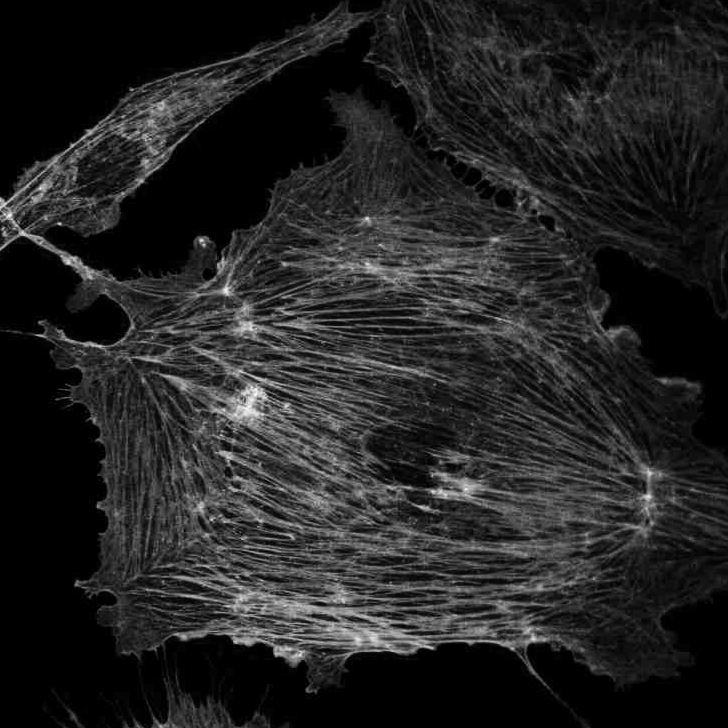
#> input picture orientationj-test-images/images/cell_aemisegger.tif, 728 x 728 px; its folder holds only this picture in this run
$ jupyter execute masks_2D.ipynb
#> lines starting #> are read from the running program, lines starting #| are printed output that depends on the picture; after the words box and inside, x2 and y2 are one past the last pixel; in counts of white or black regions, pixels touching at a corner belong together
#> in load, image is the input picture: shape (728, 728); min 0, max 252, mean 35.6
### orientationj-test-images/code/synthetic_images_2D.py
"""
synthetic_images_2D.py

Synthetic test-image generators for OrientationJ.

All generators return a square 2D image, 32-bit float, values in [0, 1]
(default size N, except the entries of SIZES, e.g. chirp at 1024).
Running the module (or calling save_all) writes the images in this folder
as synthetic_<name>_<size>.tif. The faithful Python port of the analysis
lives in ../gst_python/orientationj.py (gradient, structure tensor,
features, survey, distribution, vector field).

Daniel Sage, Biomedical Imaging Group, EPFL.
"""

import os

import numpy as np
from skimage.filters import gaussian
from skimage.io import imread, imsave

N = 512


# ----------------------------------------------------------------- helpers

def normalize(image):
    """Return the image as 32-bit float rescaled to [0, 1]."""
    image = image.astype(np.float32)
    low = image.min()
#> low = 0
    high = image.max()
#> high = 252
    if high <= low:
        return np.zeros(image.shape, dtype=np.float32)
    return (image - low) / (high - low)


# [10 lines left out: function save, not called in this run]


def load(path):
    """Read a 2D image file as 32-bit float grayscale rescaled to [0, 1].

    A color image is averaged over its channels.
    """
    image = imread(path)
    if image.ndim == 3:
        image = image[:, :, :3].mean(axis=2)
    return normalize(image)


# [136 lines left out: functions polar, chirp, wave, spiral, rings_dither, noise and 3 more, not called in this run]


GENERATORS = {
    'chirp': chirp,
    'wave': wave,
    'spiral': spiral,
    'rings_dither': rings_dither,
    'noise': noise,
    'filaments': filaments,
    'nematic': nematic,
}

# per-image size; every other image uses the default N
SIZES = {'chirp': 1024}


# [6 lines left out: function save_all, not called in this run]


# [3 lines that do not run on import are left out]

### orientationj-test-images/code/masks_2D.ipynb
# Masks from the gradient energy

Loads the 16 test images of this folder, computes the cubic-spline gradient
(the default gradient of OrientationJ), and builds a binary mask where the gradient
energy $g_x^2 + g_y^2$ exceeds 1% of its maximum over the image. The masks are saved
in the folder `masks/` as 8-bit TIFF (0 / 255), one per image, under the same file name.

[cell 1]
import os

import numpy as np
import matplotlib.pyplot as plt
from scipy.ndimage import spline_filter1d
from skimage.io import imsave

import synthetic_images_2D as sim

THRESHOLD = 0.005

plt.rcParams.update({
    'figure.facecolor': 'white', 'font.size': 10, 'axes.titlesize': 7,
    'axes.edgecolor': '#cfcec6', 'grid.color': '#e8e8e4', 'grid.linewidth': 0.8,
})

files = sorted(name for name in os.listdir(os.path.join('..', 'images')) if name.endswith('.tif'))
print(len(files), 'images')

[cell 2]
os.makedirs(os.path.join('..', 'masks'), exist_ok=True)

images = {}
masks = {}
for file in files:
    name = file[:-len('.tif')]
    image = sim.load(os.path.join('..', 'images', file))
    # cubic-spline gradient, as orientation_simulation.gradient (mode 'spline')
    gx = np.gradient(spline_filter1d(image, order=3, axis=1, mode='mirror'), axis=1)
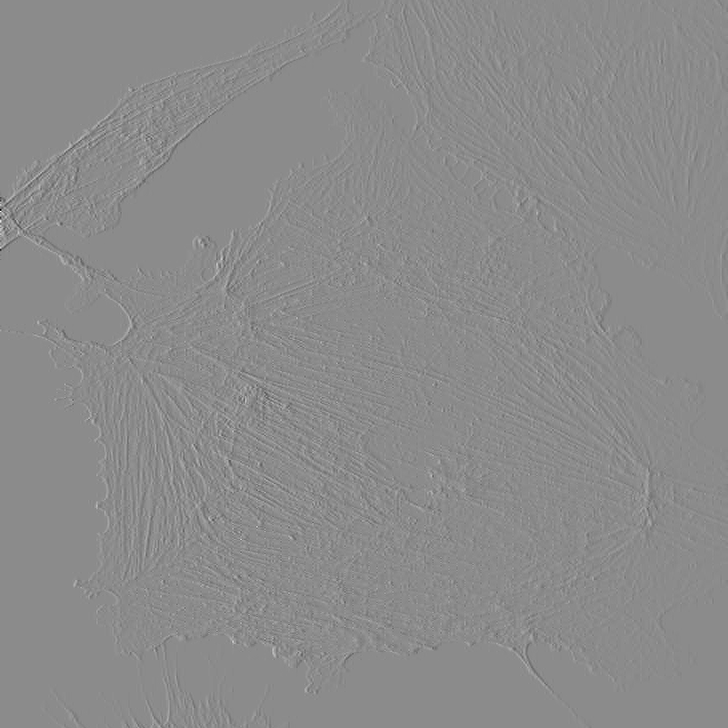
#> gx: shape (728, 728) float64; min -0.882, max 0.73, mean 2.38e-05; drawn with min black and max white
    gy = np.gradient(spline_filter1d(image, order=3, axis=0, mode='mirror'), axis=0)
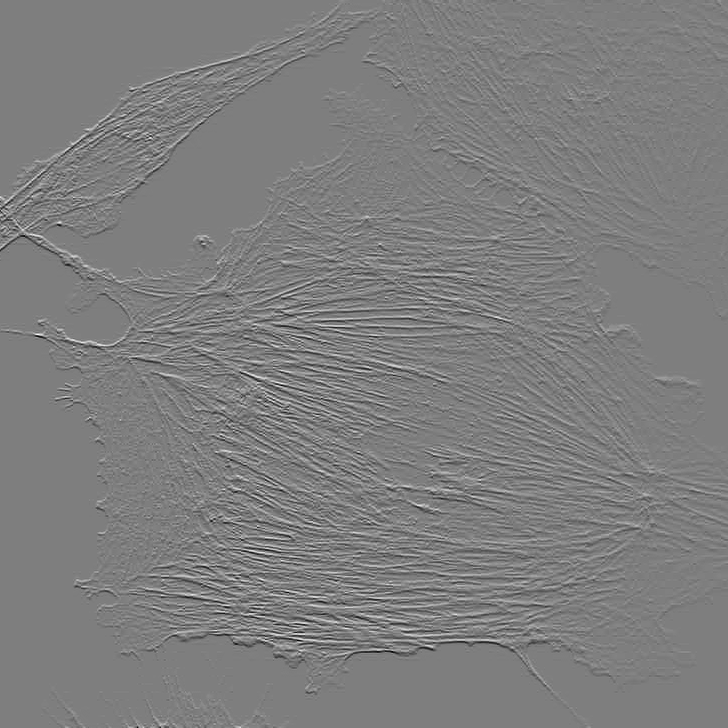
#> gy: shape (728, 728) float64; min -0.489, max 0.496, mean 2.33e-05; drawn with min black and max white
    energy = gx ** 2 + gy ** 2
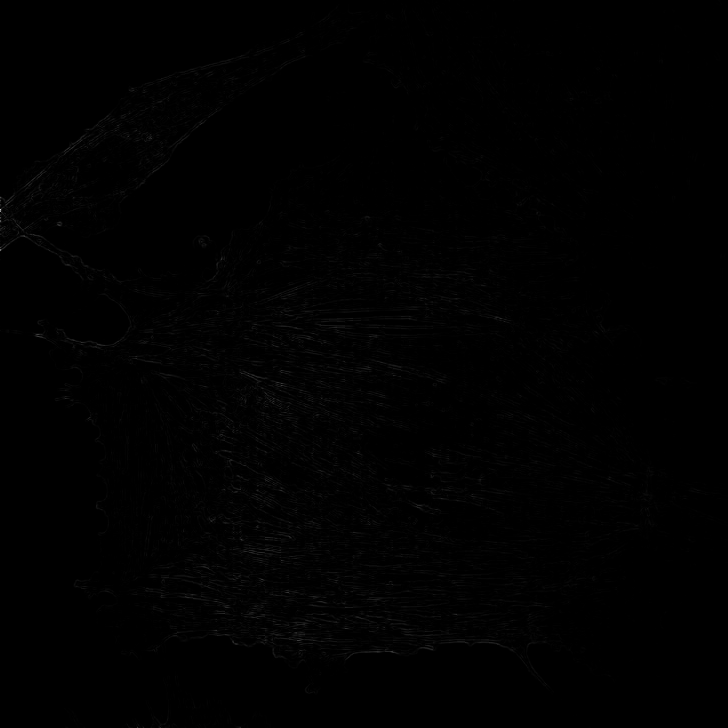
#> energy: shape (728, 728) float64; min 1.86e-226, max 0.779, mean 0.00472
    images[name] = image
    masks[name] = energy > THRESHOLD * energy.max()
    path = os.path.join('..', 'masks', file)
    imsave(path, (masks[name] * 255).astype(np.uint8), check_contrast=False)
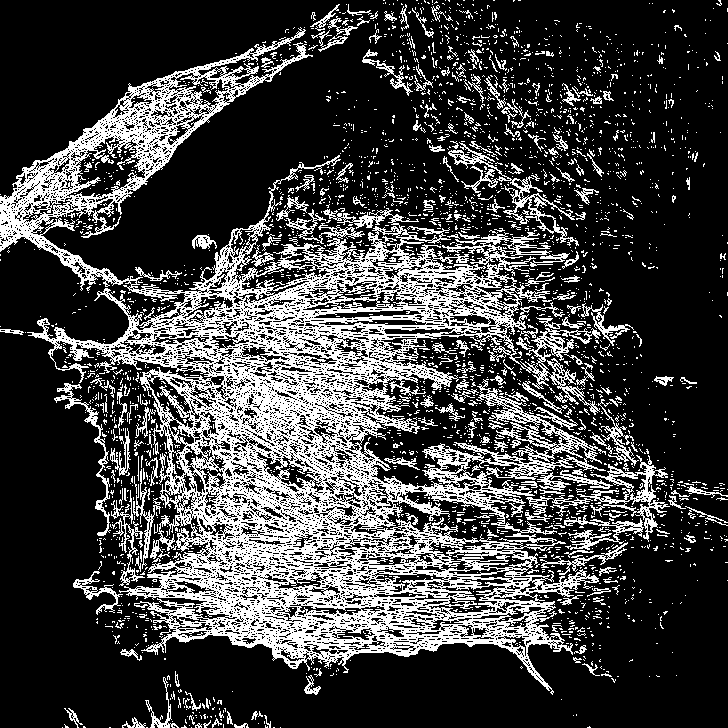
#> saved as cell_aemisegger.tif: shape (728, 728); 25.8% white in thin lines or dots
    print('saved', path, ' coverage', round(100 * masks[name].mean(), 1), '%')
#| saved ../masks/cell_aemisegger.tif  coverage 25.8 %

[cell 3]
names = list(images.keys())
#> names = ['cell_aemisegger']
fig, axes = plt.subplots(4, 8, figsize=(14.5, 8.2))
for ax in axes.ravel():
    ax.axis('off')
for index in range(len(names)):
    row = index // 4
    column = 2 * (index % 4)
    axes[row][column].imshow(images[names[index]], cmap='gray')
    axes[row][column].set_title(names[index])
    axes[row][column + 1].imshow(masks[names[index]], cmap='gray', vmin=0, vmax=1)
    axes[row][column + 1].set_title('mask')
#> this loop made 1 pass
#> (row, column) on pass 1: (0, 0)
fig.tight_layout()
plt.show()
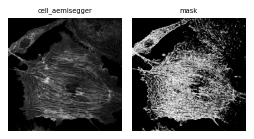
#> figure drawn by matplotlib, 2 panels

$ run again, on orientationj-test-images/images/synthetic_filaments_512.tif
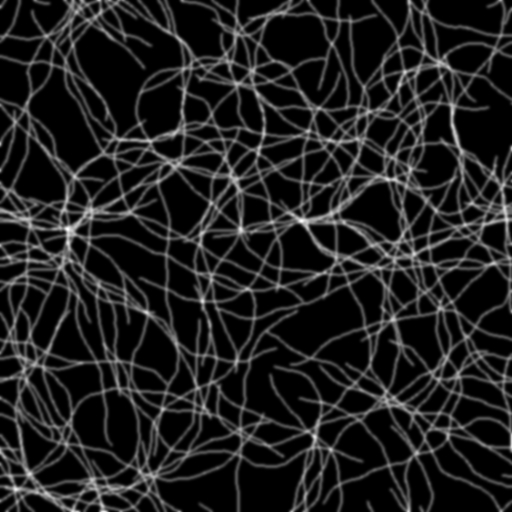
#> input picture orientationj-test-images/images/synthetic_filaments_512.tif, 512 x 512 px
#> in load, image is the input picture: shape (512, 512) float32; min 0, max 1, mean 0.126
#> low = 0
#> high = 1
#> `imsave(path, (masks[name] * 255).astype(np.uint8), check_contrast=False)`:
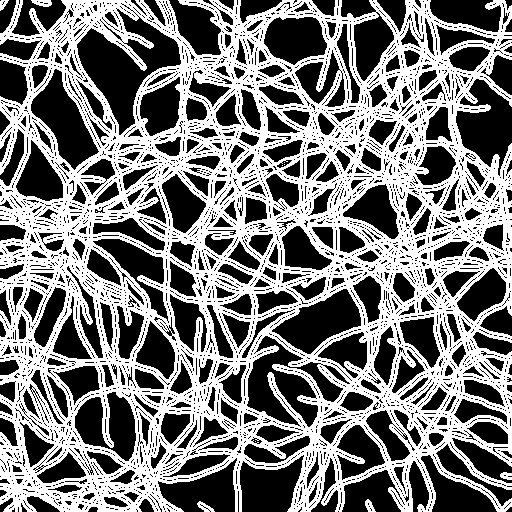
#> saved as synthetic_filaments_512.tif: shape (512, 512); 47.8% white; 12 white regions (6 under 20 px), largest, box (x1, y1, x2, y2) and area: (0, 0, 512, 512) 124976, (31, 0, 52, 7) 103, (197, 501, 215, 512) 92, (365, 499, 376, 512) 80, (500, 472, 512, 480) 70, (0, 0, 9, 11) 56
#| saved ../masks/synthetic_filaments_512.tif  coverage 47.8 %
#> names = ['synthetic_filaments_512']
#> the loop `for index in range(len(names)):` made 1 pass
#> (row, column) on pass 1: (0, 0)
#> `plt.show()`:
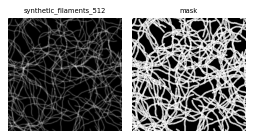
#> figure drawn by matplotlib, 2 panels

$ run again, on orientationj-test-images/images/fibronectin_arafat_plos2025.tif
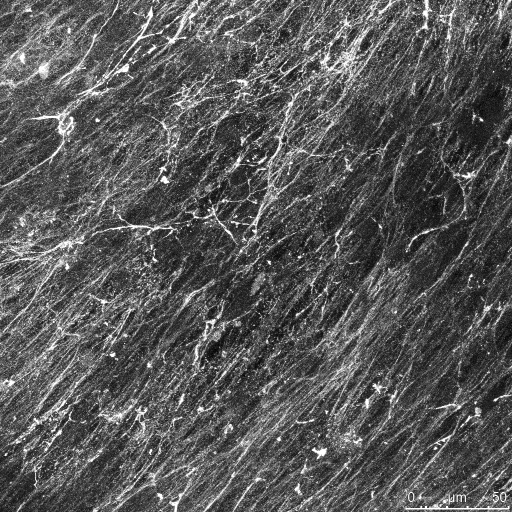
#> input picture orientationj-test-images/images/fibronectin_arafat_plos2025.tif, 1024 x 1024 px (shown at 1/2 size)
#> in load, image is the input picture: shape (1024, 1024); min 0, max 255, mean 87.7
#> low = 0
#> high = 255
#> `imsave(path, (masks[name] * 255).astype(np.uint8), check_contrast=False)`:
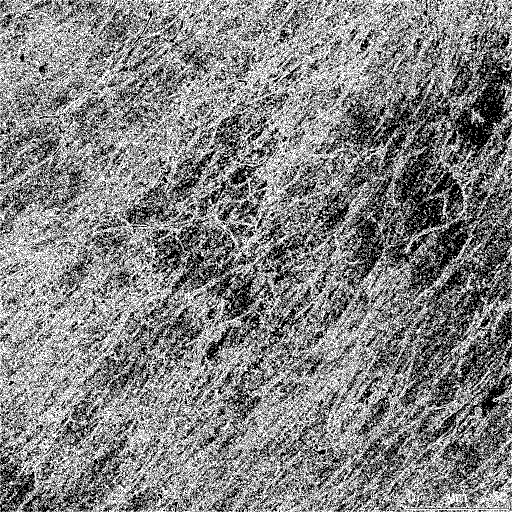
#> saved as fibronectin_arafat_plos2025.tif: shape (1024, 1024) (shown at 1/2 size); 51.2% white; black in thin lines or dots
#| saved ../masks/fibronectin_arafat_plos2025.tif  coverage 51.2 %
#> names = ['fibronectin_arafat_plos2025']
#> the loop `for index in range(len(names)):` made 1 pass
#> (row, column) on pass 1: (0, 0)
#> `plt.show()`:
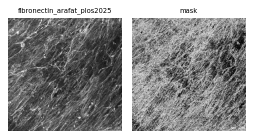
#> figure drawn by matplotlib, 2 panels
